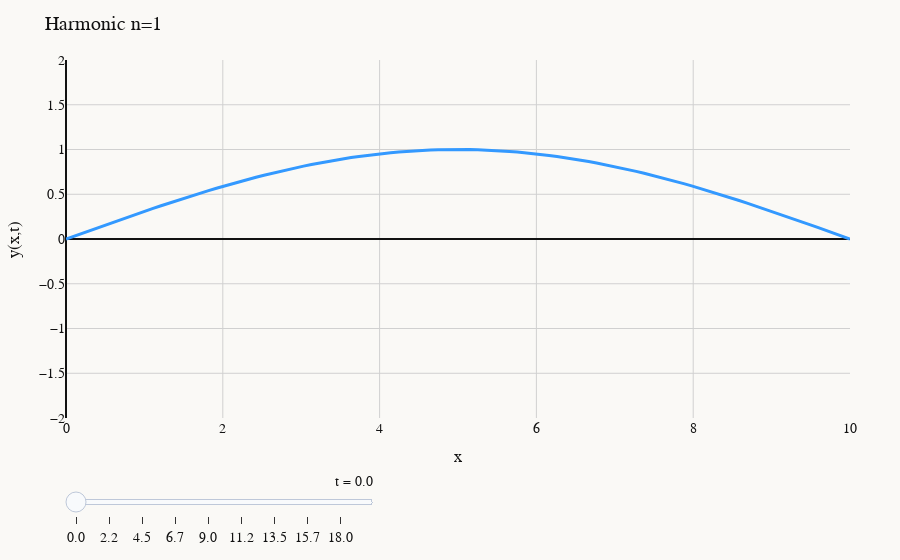
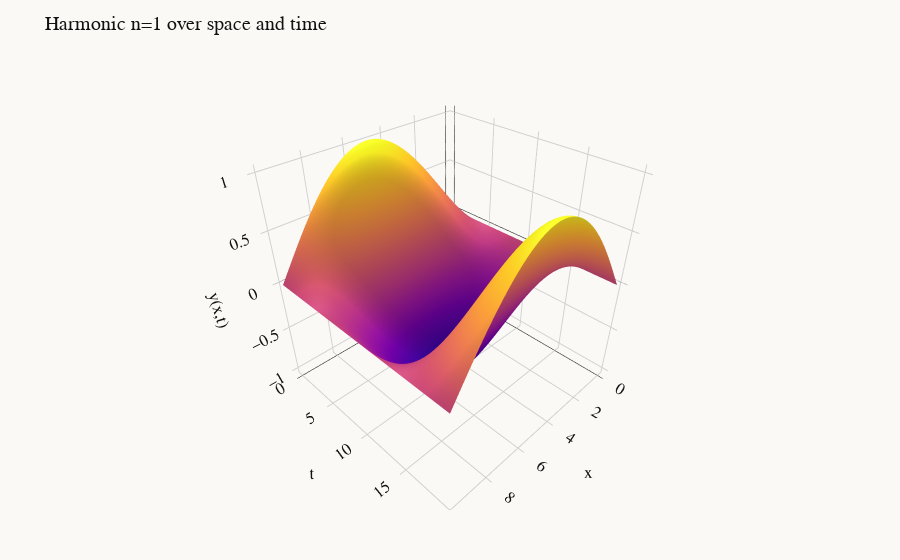

The notebook cell saved with these charts, in order:
### Code cell
def u1(x, t):
    return u(x, t, 1)


x = np.linspace(0, 10, 100)
t = np.linspace(0, 20, 100)
X, T = np.meshgrid(x, t)
Z = u1(X, T)

plot_wave_2d(u1, "Harmonic n=1")
plot_wave_3d(Z, "Harmonic n=1 over space and time")

### Figure 1 — Plotly figure (JSON) as saved in the notebook; plotly's stock layout.template omitted (floating-point values rounded to 4 significant figures)
{"data": [{"line": {"color": "#3399FF", "width": 3}, "mode": "lines", "type": "scatter", "x": [0.0, 0.101, 0.202, 0.303, 0.404, 0.5051, 0.6061, 0.7071, 0.8081, 0.9091, 1.01, 1.111, 1.212, 1.313, 1.414, 1.515, 1.616, 1.717, 1.818, 1.919, 2.02, 2.121, 2.222, 2.323, 2.424, 2.525, 2.626, 2.727, 2.828, 2.929, 3.03, 3.131, 3.232, 3.333, 3.434, 3.535, 3.636, 3.737, 3.838, 3.939, 4.04, 4.141, 4.242, 4.343, 4.444, 4.545, 4.646, 4.747, 4.848, 4.949, 5.051, 5.152, 5.253, 5.354, 5.455, 5.556, 5.657, 5.758, 5.859, 5.96, 6.061, 6.162, 6.263, 6.364, 6.465, 6.566, 6.667, 6.768, 6.869, 6.97, 7.071, 7.172, 7.273, 7.374, 7.475, 7.576, 7.677, 7.778, 7.879, 7.98, 8.081, 8.182, 8.283, 8.384, 8.485, 8.586, 8.687, 8.788, 8.889, 8.99, 9.091, 9.192, 9.293, 9.394, 9.495, 9.596, 9.697, 9.798, 9.899, 10.0], "y": [0.0, 0.03173, 0.06342, 0.09506, 0.1266, 0.158, 0.1893, 0.2203, 0.2511, 0.2817, 0.312, 0.342, 0.3717, 0.4009, 0.4298, 0.4582, 0.4862, 0.5137, 0.5406, 0.5671, 0.5929, 0.6182, 0.6428, 0.6668, 0.6901, 0.7127, 0.7346, 0.7557, 0.7761, 0.7958, 0.8146, 0.8326, 0.8497, 0.866, 0.8815, 0.896, 0.9096, 0.9224, 0.9341, 0.945, 0.9549, 0.9638, 0.9718, 0.9788, 0.9848, 0.9898, 0.9938, 0.9969, 0.9989, 0.9999, 0.9999, 0.9989, 0.9969, 0.9938, 0.9898, 0.9848, 0.9788, 0.9718, 0.9638, 0.9549, 0.945, 0.9341, 0.9224, 0.9096, 0.896, 0.8815, 0.866, 0.8497, 0.8326, 0.8146, 0.7958, 0.7761, 0.7557, 0.7346, 0.7127, 0.6901, 0.6668, 0.6428, 0.6182, 0.5929, 0.5671, 0.5406, 0.5137, 0.4862, 0.4582, 0.4298, 0.4009, 0.3717, 0.342, 0.312, 0.2817, 0.2511, 0.2203, 0.1893, 0.158, 0.1266, 0.09506, 0.06342, 0.03173, 1.225e-16]}], "layout": {"autosize": true, "font": {"color": "#121212", "family": "monospace", "size": 14}, "margin": {"b": 50, "l": 50, "r": 50, "t": 60}, "paper_bgcolor": "#FAF9F6", "plot_bgcolor": "#FAF9F6", "sliders": [{"active": 0, "currentvalue": {"prefix": "t = ", "visible": true, "xanchor": "right"}, "len": 0.4, "minorticklen": 0, "pad": {"b": 10, "t": 50}, "steps": [{"args": [["t=0.00"], {"frame": {"duration": 0, "redraw": true}, "mode": "immediate"}], "label": "0.0", "method": "animate"}, {"args": [["t=0.08"], {"frame": {"duration": 0, "redraw": true}, "mode": "immediate"}], "label": "0.1", "method": "animate"}, {"args": [["t=0.16"], {"frame": {"duration": 0, "redraw": true}, "mode": "immediate"}], "label": "0.2", "method": "animate"}, {"args": [["t=0.24"], {"frame": {"duration": 0, "redraw": true}, "mode": "immediate"}], "label": "0.2", "method": "animate"}, {"args": [["t=0.32"], {"frame": {"duration": 0, "redraw": true}, "mode": "immediate"}], "label": "0.3", "method": "animate"}, {"args": [["t=0.40"], {"frame": {"duration": 0, "redraw": true}, "mode": "immediate"}], "label": "0.4", "method": "animate"}, {"args": [["t=0.48"], {"frame": {"duration": 0, "redraw": true}, "mode": "immediate"}], "label": "0.5", "method": "animate"}, {"args": [["t=0.56"], {"frame": {"duration": 0, "redraw": true}, "mode": "immediate"}], "label": "0.6", "method": "animate"}, {"args": [["t=0.64"], {"frame": {"duration": 0, "redraw": true}, "mode": "immediate"}], "label": "0.6", "method": "animate"}, {"args": [["t=0.72"], {"frame": {"duration": 0, "redraw": true}, "mode": "immediate"}], "label": "0.7", "method": "animate"}, {"args": [["t=0.80"], {"frame": {"duration": 0, "redraw": true}, "mode": "immediate"}], "label": "0.8", "method": "animate"}, {"args": [["t=0.88"], {"frame": {"duration": 0, "redraw": true}, "mode": "immediate"}], "label": "0.9", "method": "animate"}, {"args": [["t=0.96"], {"frame": {"duration": 0, "redraw": true}, "mode": "immediate"}], "label": "1.0", "method": "animate"}, {"args": [["t=1.04"], {"frame": {"duration": 0, "redraw": true}, "mode": "immediate"}], "label": "1.0", "method": "animate"}, {"args": [["t=1.12"], {"frame": {"duration": 0, "redraw": true}, "mode": "immediate"}], "label": "1.1", "method": "animate"}, {"args": [["t=1.20"], {"frame": {"duration": 0, "redraw": true}, "mode": "immediate"}], "label": "1.2", "method": "animate"}, {"args": [["t=1.29"], {"frame": {"duration": 0, "redraw": true}, "mode": "immediate"}], "label": "1.3", "method": "animate"}, {"args": [["t=1.37"], {"frame": {"duration": 0, "redraw": true}, "mode": "immediate"}], "label": "1.4", "method": "animate"}, {"args": [["t=1.45"], {"frame": {"duration": 0, "redraw": true}, "mode": "immediate"}], "label": "1.4", "method": "animate"}, {"args": [["t=1.53"], {"frame": {"duration": 0, "redraw": true}, "mode": "immediate"}], "label": "1.5", "method": "animate"}, {"args": [["t=1.61"], {"frame": {"duration": 0, "redraw": true}, "mode": "immediate"}], "label": "1.6", "method": "animate"}, {"args": [["t=1.69"], {"frame": {"duration": 0, "redraw": true}, "mode": "immediate"}], "label": "1.7", "method": "animate"}, {"args": [["t=1.77"], {"frame": {"duration": 0, "redraw": true}, "mode": "immediate"}], "label": "1.8", "method": "animate"}, {"args": [["t=1.85"], {"frame": {"duration": 0, "redraw": true}, "mode": "immediate"}], "label": "1.8", "method": "animate"}, {"args": [["t=1.93"], {"frame": {"duration": 0, "redraw": true}, "mode": "immediate"}], "label": "1.9", "method": "animate"}, {"args": [["t=2.01"], {"frame": {"duration": 0, "redraw": true}, "mode": "immediate"}], "label": "2.0", "method": "animate"}, {"args": [["t=2.09"], {"frame": {"duration": 0, "redraw": true}, "mode": "immediate"}], "label": "2.1", "method": "animate"}, {"args": [["t=2.17"], {"frame": {"duration": 0, "redraw": true}, "mode": "immediate"}], "label": "2.2", "method": "animate"}, {"args": [["t=2.25"], {"frame": {"duration": 0, "redraw": true}, "mode": "immediate"}], "label": "2.2", "method": "animate"}, {"args": [["t=2.33"], {"frame": {"duration": 0, "redraw": true}, "mode": "immediate"}], "label": "2.3", "method": "animate"}, {"args": [["t=2.41"], {"frame": {"duration": 0, "redraw": true}, "mode": "immediate"}], "label": "2.4", "method": "animate"}, {"args": [["t=2.49"], {"frame": {"duration": 0, "redraw": true}, "mode": "immediate"}], "label": "2.5", "method": "animate"}, {"args": [["t=2.57"], {"frame": {"duration": 0, "redraw": true}, "mode": "immediate"}], "label": "2.6", "method": "animate"}, {"args": [["t=2.65"], {"frame": {"duration": 0, "redraw": true}, "mode": "immediate"}], "label": "2.7", "method": "animate"}, {"args": [["t=2.73"], {"frame": {"duration": 0, "redraw": true}, "mode": "immediate"}], "label": "2.7", "method": "animate"}, {"args": [["t=2.81"], {"frame": {"duration": 0, "redraw": true}, "mode": "immediate"}], "label": "2.8", "method": "animate"}, {"args": [["t=2.89"], {"frame": {"duration": 0, "redraw": true}, "mode": "immediate"}], "label": "2.9", "method": "animate"}, {"args": [["t=2.97"], {"frame": {"duration": 0, "redraw": true}, "mode": "immediate"}], "label": "3.0", "method": "animate"}, {"args": [["t=3.05"], {"frame": {"duration": 0, "redraw": true}, "mode": "immediate"}], "label": "3.1", "method": "animate"}, {"args": [["t=3.13"], {"frame": {"duration": 0, "redraw": true}, "mode": "immediate"}], "label": "3.1", "method": "animate"}, {"args": [["t=3.21"], {"frame": {"duration": 0, "redraw": true}, "mode": "immediate"}], "label": "3.2", "method": "animate"}, {"args": [["t=3.29"], {"frame": {"duration": 0, "redraw": true}, "mode": "immediate"}], "label": "3.3", "method": "animate"}, {"args": [["t=3.37"], {"frame": {"duration": 0, "redraw": true}, "mode": "immediate"}], "label": "3.4", "method": "animate"}, {"args": [["t=3.45"], {"frame": {"duration": 0, "redraw": true}, "mode": "immediate"}], "label": "3.5", "method": "animate"}, {"args": [["t=3.53"], {"frame": {"duration": 0, "redraw": true}, "mode": "immediate"}], "label": "3.5", "method": "animate"}, {"args": [["t=3.61"], {"frame": {"duration": 0, "redraw": true}, "mode": "immediate"}], "label": "3.6", "method": "animate"}, {"args": [["t=3.69"], {"frame": {"duration": 0, "redraw": true}, "mode": "immediate"}], "label": "3.7", "method": "animate"}, {"args": [["t=3.78"], {"frame": {"duration": 0, "redraw": true}, "mode": "immediate"}], "label": "3.8", "method": "animate"}, {"args": [["t=3.86"], {"frame": {"duration": 0, "redraw": true}, "mode": "immediate"}], "label": "3.9", "method": "animate"}, {"args": [["t=3.94"], {"frame": {"duration": 0, "redraw": true}, "mode": "immediate"}], "label": "3.9", "method": "animate"}, {"args": [["t=4.02"], {"frame": {"duration": 0, "redraw": true}, "mode": "immediate"}], "label": "4.0", "method": "animate"}, {"args": [["t=4.10"], {"frame": {"duration": 0, "redraw": true}, "mode": "immediate"}], "label": "4.1", "method": "animate"}, {"args": [["t=4.18"], {"frame": {"duration": 0, "redraw": true}, "mode": "immediate"}], "label": "4.2", "method": "animate"}, {"args": [["t=4.26"], {"frame": {"duration": 0, "redraw": true}, "mode": "immediate"}], "label": "4.3", "method": "animate"}, {"args": [["t=4.34"], {"frame": {"duration": 0, "redraw": true}, "mode": "immediate"}], "label": "4.3", "method": "animate"}, {"args": [["t=4.42"], {"frame": {"duration": 0, "redraw": true}, "mode": "immediate"}], "label": "4.4", "method": "animate"}, {"args": [["t=4.50"], {"frame": {"duration": 0, "redraw": true}, "mode": "immediate"}], "label": "4.5", "method": "animate"}, {"args": [["t=4.58"], {"frame": {"duration": 0, "redraw": true}, "mode": "immediate"}], "label": "4.6", "method": "animate"}, {"args": [["t=4.66"], {"frame": {"duration": 0, "redraw": true}, "mode": "immediate"}], "label": "4.7", "method": "animate"}, {"args": [["t=4.74"], {"frame": {"duration": 0, "redraw": true}, "mode": "immediate"}], "label": "4.7", "method": "animate"}, {"args": [["t=4.82"], {"frame": {"duration": 0, "redraw": true}, "mode": "immediate"}], "label": "4.8", "method": "animate"}, {"args": [["t=4.90"], {"frame": {"duration": 0, "redraw": true}, "mode": "immediate"}], "label": "4.9", "method": "animate"}, {"args": [["t=4.98"], {"frame": {"duration": 0, "redraw": true}, "mode": "immediate"}], "label": "5.0", "method": "animate"}, {"args": [["t=5.06"], {"frame": {"duration": 0, "redraw": true}, "mode": "immediate"}], "label": "5.1", "method": "animate"}, {"args": [["t=5.14"], {"frame": {"duration": 0, "redraw": true}, "mode": "immediate"}], "label": "5.1", "method": "animate"}, {"args": [["t=5.22"], {"frame": {"duration": 0, "redraw": true}, "mode": "immediate"}], "label": "5.2", "method": "animate"}, {"args": [["t=5.30"], {"frame": {"duration": 0, "redraw": true}, "mode": "immediate"}], "label": "5.3", "method": "animate"}, {"args": [["t=5.38"], {"frame": {"duration": 0, "redraw": true}, "mode": "immediate"}], "label": "5.4", "method": "animate"}, {"args": [["t=5.46"], {"frame": {"duration": 0, "redraw": true}, "mode": "immediate"}], "label": "5.5", "method": "animate"}, {"args": [["t=5.54"], {"frame": {"duration": 0, "redraw": true}, "mode": "immediate"}], "label": "5.5", "method": "animate"}, {"args": [["t=5.62"], {"frame": {"duration": 0, "redraw": true}, "mode": "immediate"}], "label": "5.6", "method": "animate"}, {"args": [["t=5.70"], {"frame": {"duration": 0, "redraw": true}, "mode": "immediate"}], "label": "5.7", "method": "animate"}, {"args": [["t=5.78"], {"frame": {"duration": 0, "redraw": true}, "mode": "immediate"}], "label": "5.8", "method": "animate"}, {"args": [["t=5.86"], {"frame": {"duration": 0, "redraw": true}, "mode": "immediate"}], "label": "5.9", "method": "animate"}, {"args": [["t=5.94"], {"frame": {"duration": 0, "redraw": true}, "mode": "immediate"}], "label": "5.9", "method": "animate"}, {"args": [["t=6.02"], {"frame": {"duration": 0, "redraw": true}, "mode": "immediate"}], "label": "6.0", "method": "animate"}, {"args": [["t=6.10"], {"frame": {"duration": 0, "redraw": true}, "mode": "immediate"}], "label": "6.1", "method": "animate"}, {"args": [["t=6.18"], {"frame": {"duration": 0, "redraw": true}, "mode": "immediate"}], "label": "6.2", "method": "animate"}, {"args": [["t=6.27"], {"frame": {"duration": 0, "redraw": true}, "mode": "immediate"}], "label": "6.3", "method": "animate"}, {"args": [["t=6.35"], {"frame": {"duration": 0, "redraw": true}, "mode": "immediate"}], "label": "6.3", "method": "animate"}, {"args": [["t=6.43"], {"frame": {"duration": 0, "redraw": true}, "mode": "immediate"}], "label": "6.4", "method": "animate"}, {"args": [["t=6.51"], {"frame": {"duration": 0, "redraw": true}, "mode": "immediate"}], "label": "6.5", "method": "animate"}, {"args": [["t=6.59"], {"frame": {"duration": 0, "redraw": true}, "mode": "immediate"}], "label": "6.6", "method": "animate"}, {"args": [["t=6.67"], {"frame": {"duration": 0, "redraw": true}, "mode": "immediate"}], "label": "6.7", "method": "animate"}, {"args": [["t=6.75"], {"frame": {"duration": 0, "redraw": true}, "mode": "immediate"}], "label": "6.7", "method": "animate"}, {"args": [["t=6.83"], {"frame": {"duration": 0, "redraw": true}, "mode": "immediate"}], "label": "6.8", "method": "animate"}, {"args": [["t=6.91"], {"frame": {"duration": 0, "redraw": true}, "mode": "immediate"}], "label": "6.9", "method": "animate"}, {"args": [["t=6.99"], {"frame": {"duration": 0, "redraw": true}, "mode": "immediate"}], "label": "7.0", "method": "animate"}, {"args": [["t=7.07"], {"frame": {"duration": 0, "redraw": true}, "mode": "immediate"}], "label": "7.1", "method": "animate"}, {"args": [["t=7.15"], {"frame": {"duration": 0, "redraw": true}, "mode": "immediate"}], "label": "7.1", "method": "animate"}, {"args": [["t=7.23"], {"frame": {"duration": 0, "redraw": true}, "mode": "immediate"}], "label": "7.2", "method": "animate"}, {"args": [["t=7.31"], {"frame": {"duration": 0, "redraw": true}, "mode": "immediate"}], "label": "7.3", "method": "animate"}, {"args": [["t=7.39"], {"frame": {"duration": 0, "redraw": true}, "mode": "immediate"}], "label": "7.4", "method": "animate"}, {"args": [["t=7.47"], {"frame": {"duration": 0, "redraw": true}, "mode": "immediate"}], "label": "7.5", "method": "animate"}, {"args": [["t=7.55"], {"frame": {"duration": 0, "redraw": true}, "mode": "immediate"}], "label": "7.6", "method": "animate"}, {"args": [["t=7.63"], {"frame": {"duration": 0, "redraw": true}, "mode": "immediate"}], "label": "7.6", "method": "animate"}, {"args": [["t=7.71"], {"frame": {"duration": 0, "redraw": true}, "mode": "immediate"}], "label": "7.7", "method": "animate"}, {"args": [["t=7.79"], {"frame": {"duration": 0, "redraw": true}, "mode": "immediate"}], "label": "7.8", "method": "animate"}, {"args": [["t=7.87"], {"frame": {"duration": 0, "redraw": true}, "mode": "immediate"}], "label": "7.9", "method": "animate"}, {"args": [["t=7.95"], {"frame": {"duration": 0, "redraw": true}, "mode": "immediate"}], "label": "8.0", "method": "animate"}, {"args": [["t=8.03"], {"frame": {"duration": 0, "redraw": true}, "mode": "immediate"}], "label": "8.0", "method": "animate"}, {"args": [["t=8.11"], {"frame": {"duration": 0, "redraw": true}, "mode": "immediate"}], "label": "8.1", "method": "animate"}, {"args": [["t=8.19"], {"frame": {"duration": 0, "redraw": true}, "mode": "immediate"}], "label": "8.2", "method": "animate"}, {"args": [["t=8.27"], {"frame": {"duration": 0, "redraw": true}, "mode": "immediate"}], "label": "8.3", "method": "animate"}, {"args": [["t=8.35"], {"frame": {"duration": 0, "redraw": true}, "mode": "immediate"}], "label": "8.4", "method": "animate"}, {"args": [["t=8.43"], {"frame": {"duration": 0, "redraw": true}, "mode": "immediate"}], "label": "8.4", "method": "animate"}, {"args": [["t=8.51"], {"frame": {"duration": 0, "redraw": true}, "mode": "immediate"}], "label": "8.5", "method": "animate"}, {"args": [["t=8.59"], {"frame": {"duration": 0, "redraw": true}, "mode": "immediate"}], "label": "8.6", "method": "animate"}, {"args": [["t=8.67"], {"frame": {"duration": 0, "redraw": true}, "mode": "immediate"}], "label": "8.7", "method": "animate"}, {"args": [["t=8.76"], {"frame": {"duration": 0, "redraw": true}, "mode": "immediate"}], "label": "8.8", "method": "animate"}, {"args": [["t=8.84"], {"frame": {"duration": 0, "redraw": true}, "mode": "immediate"}], "label": "8.8", "method": "animate"}, {"args": [["t=8.92"], {"frame": {"duration": 0, "redraw": true}, "mode": "immediate"}], "label": "8.9", "method": "animate"}, {"args": [["t=9.00"], {"frame": {"duration": 0, "redraw": true}, "mode": "immediate"}], "label": "9.0", "method": "animate"}, {"args": [["t=9.08"], {"frame": {"duration": 0, "redraw": true}, "mode": "immediate"}], "label": "9.1", "method": "animate"}, {"args": [["t=9.16"], {"frame": {"duration": 0, "redraw": true}, "mode": "immediate"}], "label": "9.2", "method": "animate"}, {"args": [["t=9.24"], {"frame": {"duration": 0, "redraw": true}, "mode": "immediate"}], "label": "9.2", "method": "animate"}, {"args": [["t=9.32"], {"frame": {"duration": 0, "redraw": true}, "mode": "immediate"}], "label": "9.3", "method": "animate"}, {"args": [["t=9.40"], {"frame": {"duration": 0, "redraw": true}, "mode": "immediate"}], "label": "9.4", "method": "animate"}, {"args": [["t=9.48"], {"frame": {"duration": 0, "redraw": true}, "mode": "immediate"}], "label": "9.5", "method": "animate"}, {"args": [["t=9.56"], {"frame": {"duration": 0, "redraw": true}, "mode": "immediate"}], "label": "9.6", "method": "animate"}, {"args": [["t=9.64"], {"frame": {"duration": 0, "redraw": true}, "mode": "immediate"}], "label": "9.6", "method": "animate"}, {"args": [["t=9.72"], {"frame": {"duration": 0, "redraw": true}, "mode": "immediate"}], "label": "9.7", "method": "animate"}, {"args": [["t=9.80"], {"frame": {"duration": 0, "redraw": true}, "mode": "immediate"}], "label": "9.8", "method": "animate"}, {"args": [["t=9.88"], {"frame": {"duration": 0, "redraw": true}, "mode": "immediate"}], "label": "9.9", "method": "animate"}, {"args": [["t=9.96"], {"frame": {"duration": 0, "redraw": true}, "mode": "immediate"}], "label": "10.0", "method": "animate"}, {"args": [["t=10.04"], {"frame": {"duration": 0, "redraw": true}, "mode": "immediate"}], "label": "10.0", "method": "animate"}, {"args": [["t=10.12"], {"frame": {"duration": 0, "redraw": true}, "mode": "immediate"}], "label": "10.1", "method": "animate"}, {"args": [["t=10.20"], {"frame": {"duration": 0, "redraw": true}, "mode": "immediate"}], "label": "10.2", "method": "animate"}, {"args": [["t=10.28"], {"frame": {"duration": 0, "redraw": true}, "mode": "immediate"}], "label": "10.3", "method": "animate"}, {"args": [["t=10.36"], {"frame": {"duration": 0, "redraw": true}, "mode": "immediate"}], "label": "10.4", "method": "animate"}, {"args": [["t=10.44"], {"frame": {"duration": 0, "redraw": true}, "mode": "immediate"}], "label": "10.4", "method": "animate"}, {"args": [["t=10.52"], {"frame": {"duration": 0, "redraw": true}, "mode": "immediate"}], "label": "10.5", "method": "animate"}, {"args": [["t=10.60"], {"frame": {"duration": 0, "redraw": true}, "mode": "immediate"}], "label": "10.6", "method": "animate"}, {"args": [["t=10.68"], {"frame": {"duration": 0, "redraw": true}, "mode": "immediate"}], "label": "10.7", "method": "animate"}, {"args": [["t=10.76"], {"frame": {"duration": 0, "redraw": true}, "mode": "immediate"}], "label": "10.8", "method": "animate"}, {"args": [["t=10.84"], {"frame": {"duration": 0, "redraw": true}, "mode": "immediate"}], "label": "10.8", "method": "animate"}, {"args": [["t=10.92"], {"frame": {"duration": 0, "redraw": true}, "mode": "immediate"}], "label": "10.9", "method": "animate"}, {"args": [["t=11.00"], {"frame": {"duration": 0, "redraw": true}, "mode": "immediate"}], "label": "11.0", "method": "animate"}, {"args": [["t=11.08"], {"frame": {"duration": 0, "redraw": true}, "mode": "immediate"}], "label": "11.1", "method": "animate"}, {"args": [["t=11.16"], {"frame": {"duration": 0, "redraw": true}, "mode": "immediate"}], "label": "11.2", "method": "animate"}, {"args": [["t=11.24"], {"frame": {"duration": 0, "redraw": true}, "mode": "immediate"}], "label": "11.2", "method": "animate"}, {"args": [["t=11.33"], {"frame": {"duration": 0, "redraw": true}, "mode": "immediate"}], "label": "11.3", "method": "animate"}, {"args": [["t=11.41"], {"frame": {"duration": 0, "redraw": true}, "mode": "immediate"}], "label": "11.4", "method": "animate"}, {"args": [["t=11.49"], {"frame": {"duration": 0, "redraw": true}, "mode": "immediate"}], "label": "11.5", "method": "animate"}, {"args": [["t=11.57"], {"frame": {"duration": 0, "redraw": true}, "mode": "immediate"}], "label": "11.6", "method": "animate"}, {"args": [["t=11.65"], {"frame": {"duration": 0, "redraw": true}, "mode": "immediate"}], "label": "11.6", "method": "animate"}, {"args": [["t=11.73"], {"frame": {"duration": 0, "redraw": true}, "mode": "immediate"}], "label": "11.7", "method": "animate"}, {"args": [["t=11.81"], {"frame": {"duration": 0, "redraw": true}, "mode": "immediate"}], "label": "11.8", "method": "animate"}, {"args": [["t=11.89"], {"frame": {"duration": 0, "redraw": true}, "mode": "immediate"}], "label": "11.9", "method": "animate"}, {"args": [["t=11.97"], {"frame": {"duration": 0, "redraw": true}, "mode": "immediate"}], "label": "12.0", "method": "animate"}, {"args": [["t=12.05"], {"frame": {"duration": 0, "redraw": true}, "mode": "immediate"}], "label": "12.0", "method": "animate"}, {"args": [["t=12.13"], {"frame": {"duration": 0, "redraw": true}, "mode": "immediate"}], "label": "12.1", "method": "animate"}, {"args": [["t=12.21"], {"frame": {"duration": 0, "redraw": true}, "mode": "immediate"}], "label": "12.2", "method": "animate"}, {"args": [["t=12.29"], {"frame": {"duration": 0, "redraw": true}, "mode": "immediate"}], "label": "12.3", "method": "animate"}, {"args": [["t=12.37"], {"frame": {"duration": 0, "redraw": true}, "mode": "immediate"}], "label": "12.4", "method": "animate"}, {"args": [["t=12.45"], {"frame": {"duration": 0, "redraw": true}, "mode": "immediate"}], "label": "12.4", "method": "animate"}, {"args": [["t=12.53"], {"frame": {"duration": 0, "redraw": true}, "mode": "immediate"}], "label": "12.5", "method": "animate"}, {"args": [["t=12.61"], {"frame": {"duration": 0, "redraw": true}, "mode": "immediate"}], "label": "12.6", "method": "animate"}, {"args": [["t=12.69"], {"frame": {"duration": 0, "redraw": true}, "mode": "immediate"}], "label": "12.7", "method": "animate"}, {"args": [["t=12.77"], {"frame": {"duration": 0, "redraw": true}, "mode": "immediate"}], "label": "12.8", "method": "animate"}, {"args": [["t=12.85"], {"frame": {"duration": 0, "redraw": true}, "mode": "immediate"}], "label": "12.9", "method": "animate"}, {"args": [["t=12.93"], {"frame": {"duration": 0, "redraw": true}, "mode": "immediate"}], "label": "12.9", "method": "animate"}, {"args": [["t=13.01"], {"frame": {"duration": 0, "redraw": true}, "mode": "immediate"}], "label": "13.0", "method": "animate"}, {"args": [["t=13.09"], {"frame": {"duration": 0, "redraw": true}, "mode": "immediate"}], "label": "13.1", "method": "animate"}, {"args": [["t=13.17"], {"frame": {"duration": 0, "redraw": true}, "mode": "immediate"}], "label": "13.2", "method": "animate"}, {"args": [["t=13.25"], {"frame": {"duration": 0, "redraw": true}, "mode": "immediate"}], "label": "13.3", "method": "animate"}, {"args": [["t=13.33"], {"frame": {"duration": 0, "redraw": true}, "mode": "immediate"}], "label": "13.3", "method": "animate"}, {"args": [["t=13.41"], {"frame": {"duration": 0, "redraw": true}, "mode": "immediate"}], "label": "13.4", "method": "animate"}, {"args": [["t=13.49"], {"frame": {"duration": 0, "redraw": true}, "mode": "immediate"}], "label": "13.5", "method": "animate"}, {"args": [["t=13.57"], {"frame": {"duration": 0, "redraw": true}, "mode": "immediate"}], "label": "13.6", "method": "animate"}, {"args": [["t=13.65"], {"frame": {"duration": 0, "redraw": true}, "mode": "immediate"}], "label": "13.7", "method": "animate"}, {"args": [["t=13.73"], {"frame": {"duration": 0, "redraw": true}, "mode": "immediate"}], "label": "13.7", "method": "animate"}, {"args": [["t=13.82"], {"frame": {"duration": 0, "redraw": true}, "mode": "immediate"}], "label": "13.8", "method": "animate"}, {"args": [["t=13.90"], {"frame": {"duration": 0, "redraw": true}, "mode": "immediate"}], "label": "13.9", "method": "animate"}, {"args": [["t=13.98"], {"frame": {"duration": 0, "redraw": true}, "mode": "immediate"}], "label": "14.0", "method": "animate"}, {"args": [["t=14.06"], {"frame": {"duration": 0, "redraw": true}, "mode": "immediate"}], "label": "14.1", "method": "animate"}, {"args": [["t=14.14"], {"frame": {"duration": 0, "redraw": true}, "mode": "immediate"}], "label": "14.1", "method": "animate"}, {"args": [["t=14.22"], {"frame": {"duration": 0, "redraw": true}, "mode": "immediate"}], "label": "14.2", "method": "animate"}, {"args": [["t=14.30"], {"frame": {"duration": 0, "redraw": true}, "mode": "immediate"}], "label": "14.3", "method": "animate"}, {"args": [["t=14.38"], {"frame": {"duration": 0, "redraw": true}, "mode": "immediate"}], "label": "14.4", "method": "animate"}, {"args": [["t=14.46"], {"frame": {"duration": 0, "redraw": true}, "mode": "immediate"}], "label": "14.5", "method": "animate"}, {"args": [["t=14.54"], {"frame": {"duration": 0, "redraw": true}, "mode": "immediate"}], "label": "14.5", "method": "animate"}, {"args": [["t=14.62"], {"frame": {"duration": 0, "redraw": true}, "mode": "immediate"}], "label": "14.6", "method": "animate"}, {"args": [["t=14.70"], {"frame": {"duration": 0, "redraw": true}, "mode": "immediate"}], "label": "14.7", "method": "animate"}, {"args": [["t=14.78"], {"frame": {"duration": 0, "redraw": true}, "mode": "immediate"}], "label": "14.8", "method": "animate"}, {"args": [["t=14.86"], {"frame": {"duration": 0, "redraw": true}, "mode": "immediate"}], "label": "14.9", "method": "animate"}, {"args": [["t=14.94"], {"frame": {"duration": 0, "redraw": true}, "mode": "immediate"}], "label": "14.9", "method": "animate"}, {"args": [["t=15.02"], {"frame": {"duration": 0, "redraw": true}, "mode": "immediate"}], "label": "15.0", "method": "animate"}, {"args": [["t=15.10"], {"frame": {"duration": 0, "redraw": true}, "mode": "immediate"}], "label": "15.1", "method": "animate"}, {"args": [["t=15.18"], {"frame": {"duration": 0, "redraw": true}, "mode": "immediate"}], "label": "15.2", "method": "animate"}, {"args": [["t=15.26"], {"frame": {"duration": 0, "redraw": true}, "mode": "immediate"}], "label": "15.3", "method": "animate"}, {"args": [["t=15.34"], {"frame": {"duration": 0, "redraw": true}, "mode": "immediate"}], "label": "15.3", "method": "animate"}, {"args": [["t=15.42"], {"frame": {"duration": 0, "redraw": true}, "mode": "immediate"}], "label": "15.4", "method": "animate"}, {"args": [["t=15.50"], {"frame": {"duration": 0, "redraw": true}, "mode": "immediate"}], "label": "15.5", "method": "animate"}, {"args": [["t=15.58"], {"frame": {"duration": 0, "redraw": true}, "mode": "immediate"}], "label": "15.6", "method": "animate"}, {"args": [["t=15.66"], {"frame": {"duration": 0, "redraw": true}, "mode": "immediate"}], "label": "15.7", "method": "animate"}, {"args": [["t=15.74"], {"frame": {"duration": 0, "redraw": true}, "mode": "immediate"}], "label": "15.7", "method": "animate"}, {"args": [["t=15.82"], {"frame": {"duration": 0, "redraw": true}, "mode": "immediate"}], "label": "15.8", "method": "animate"}, {"args": [["t=15.90"], {"frame": {"duration": 0, "redraw": true}, "mode": "immediate"}], "label": "15.9", "method": "animate"}, {"args": [["t=15.98"], {"frame": {"duration": 0, "redraw": true}, "mode": "immediate"}], "label": "16.0", "method": "animate"}, {"args": [["t=16.06"], {"frame": {"duration": 0, "redraw": true}, "mode": "immediate"}], "label": "16.1", "method": "animate"}, {"args": [["t=16.14"], {"frame": {"duration": 0, "redraw": true}, "mode": "immediate"}], "label": "16.1", "method": "animate"}, {"args": [["t=16.22"], {"frame": {"duration": 0, "redraw": true}, "mode": "immediate"}], "label": "16.2", "method": "animate"}, {"args": [["t=16.31"], {"frame": {"duration": 0, "redraw": true}, "mode": "immediate"}], "label": "16.3", "method": "animate"}, {"args": [["t=16.39"], {"frame": {"duration": 0, "redraw": true}, "mode": "immediate"}], "label": "16.4", "method": "animate"}, {"args": [["t=16.47"], {"frame": {"duration": 0, "redraw": true}, "mode": "immediate"}], "label": "16.5", "method": "animate"}, {"args": [["t=16.55"], {"frame": {"duration": 0, "redraw": true}, "mode": "immediate"}], "label": "16.5", "method": "animate"}, {"args": [["t=16.63"], {"frame": {"duration": 0, "redraw": true}, "mode": "immediate"}], "label": "16.6", "method": "animate"}, {"args": [["t=16.71"], {"frame": {"duration": 0, "redraw": true}, "mode": "immediate"}], "label": "16.7", "method": "animate"}, {"args": [["t=16.79"], {"frame": {"duration": 0, "redraw": true}, "mode": "immediate"}], "label": "16.8", "method": "animate"}, {"args": [["t=16.87"], {"frame": {"duration": 0, "redraw": true}, "mode": "immediate"}], "label": "16.9", "method": "animate"}, {"args": [["t=16.95"], {"frame": {"duration": 0, "redraw": true}, "mode": "immediate"}], "label": "16.9", "method": "animate"}, {"args": [["t=17.03"], {"frame": {"duration": 0, "redraw": true}, "mode": "immediate"}], "label": "17.0", "method": "animate"}, {"args": [["t=17.11"], {"frame": {"duration": 0, "redraw": true}, "mode": "immediate"}], "label": "17.1", "method": "animate"}, {"args": [["t=17.19"], {"frame": {"duration": 0, "redraw": true}, "mode": "immediate"}], "label": "17.2", "method": "animate"}, {"args": [["t=17.27"], {"frame": {"duration": 0, "redraw": true}, "mode": "immediate"}], "label": "17.3", "method": "animate"}, {"args": [["t=17.35"], {"frame": {"duration": 0, "redraw": true}, "mode": "immediate"}], "label": "17.3", "method": "animate"}, {"args": [["t=17.43"], {"frame": {"duration": 0, "redraw": true}, "mode": "immediate"}], "label": "17.4", "method": "animate"}, {"args": [["t=17.51"], {"frame": {"duration": 0, "redraw": true}, "mode": "immediate"}], "label": "17.5", "method": "animate"}, {"args": [["t=17.59"], {"frame": {"duration": 0, "redraw": true}, "mode": "immediate"}], "label": "17.6", "method": "animate"}, {"args": [["t=17.67"], {"frame": {"duration": 0, "redraw": true}, "mode": "immediate"}], "label": "17.7", "method": "animate"}, {"args": [["t=17.75"], {"frame": {"duration": 0, "redraw": true}, "mode": "immediate"}], "label": "17.8", "method": "animate"}, {"args": [["t=17.83"], {"frame": {"duration": 0, "redraw": true}, "mode": "immediate"}], "label": "17.8", "method": "animate"}, {"args": [["t=17.91"], {"frame": {"duration": 0, "redraw": true}, "mode": "immediate"}], "label": "17.9", "method": "animate"}, {"args": [["t=17.99"], {"frame": {"duration": 0, "redraw": true}, "mode": "immediate"}], "label": "18.0", "method": "animate"}, {"args": [["t=18.07"], {"frame": {"duration": 0, "redraw": true}, "mode": "immediate"}], "label": "18.1", "method": "animate"}, {"args": [["t=18.15"], {"frame": {"duration": 0, "redraw": true}, "mode": "immediate"}], "label": "18.2", "method": "animate"}, {"args": [["t=18.23"], {"frame": {"duration": 0, "redraw": true}, "mode": "immediate"}], "label": "18.2", "method": "animate"}, {"args": [["t=18.31"], {"frame": {"duration": 0, "redraw": true}, "mode": "immediate"}], "label": "18.3", "method": "animate"}, {"args": [["t=18.39"], {"frame": {"duration": 0, "redraw": true}, "mode": "immediate"}], "label": "18.4", "method": "animate"}, {"args": [["t=18.47"], {"frame": {"duration": 0, "redraw": true}, "mode": "immediate"}], "label": "18.5", "method": "animate"}, {"args": [["t=18.55"], {"frame": {"duration": 0, "redraw": true}, "mode": "immediate"}], "label": "18.6", "method": "animate"}, {"args": [["t=18.63"], {"frame": {"duration": 0, "redraw": true}, "mode": "immediate"}], "label": "18.6", "method": "animate"}, {"args": [["t=18.71"], {"frame": {"duration": 0, "redraw": true}, "mode": "immediate"}], "label": "18.7", "method": "animate"}, {"args": [["t=18.80"], {"frame": {"duration": 0, "redraw": true}, "mode": "immediate"}], "label": "18.8", "method": "animate"}, {"args": [["t=18.88"], {"frame": {"duration": 0, "redraw": true}, "mode": "immediate"}], "label": "18.9", "method": "animate"}, {"args": [["t=18.96"], {"frame": {"duration": 0, "redraw": true}, "mode": "immediate"}], "label": "19.0", "method": "animate"}, {"args": [["t=19.04"], {"frame": {"duration": 0, "redraw": true}, "mode": "immediate"}], "label": "19.0", "method": "animate"}, {"args": [["t=19.12"], {"frame": {"duration": 0, "redraw": true}, "mode": "immediate"}], "label": "19.1", "method": "animate"}, {"args": [["t=19.20"], {"frame": {"duration": 0, "redraw": true}, "mode": "immediate"}], "label": "19.2", "method": "animate"}, {"args": [["t=19.28"], {"frame": {"duration": 0, "redraw": true}, "mode": "immediate"}], "label": "19.3", "method": "animate"}, {"args": [["t=19.36"], {"frame": {"duration": 0, "redraw": true}, "mode": "immediate"}], "label": "19.4", "method": "animate"}, {"args": [["t=19.44"], {"frame": {"duration": 0, "redraw": true}, "mode": "immediate"}], "label": "19.4", "method": "animate"}, {"args": [["t=19.52"], {"frame": {"duration": 0, "redraw": true}, "mode": "immediate"}], "label": "19.5", "method": "animate"}, {"args": [["t=19.60"], {"frame": {"duration": 0, "redraw": true}, "mode": "immediate"}], "label": "19.6", "method": "animate"}, {"args": [["t=19.68"], {"frame": {"duration": 0, "redraw": true}, "mode": "immediate"}], "label": "19.7", "method": "animate"}, {"args": [["t=19.76"], {"frame": {"duration": 0, "redraw": true}, "mode": "immediate"}], "label": "19.8", "method": "animate"}, {"args": [["t=19.84"], {"frame": {"duration": 0, "redraw": true}, "mode": "immediate"}], "label": "19.8", "method": "animate"}, {"args": [["t=19.92"], {"frame": {"duration": 0, "redraw": true}, "mode": "immediate"}], "label": "19.9", "method": "animate"}, {"args": [["t=20.00"], {"frame": {"duration": 0, "redraw": true}, "mode": "immediate"}], "label": "20.0", "method": "animate"}], "x": 0, "xanchor": "left", "y": 0, "yanchor": "top"}], "title": {"text": "Harmonic n=1"}, "xaxis": {"gridcolor": "#D0D0D0", "title": {"text": "x"}, "zerolinecolor": "#121212"}, "yaxis": {"gridcolor": "#D0D0D0", "range": [-2, 2], "title": {"text": "y(x,t)"}, "zerolinecolor": "#121212"}}}

### Figure 2 — Plotly figure (JSON) as saved in the notebook; plotly's stock layout.template omitted (floating-point values rounded to 4 significant figures; data arrays with more than 128 entries replaced by an {"elided": "..."} marker saying what was removed)
{"data": [{"colorscale": [[0, "#0d0887"], [0.1111, "#46039f"], [0.2222, "#7201a8"], [0.3333, "#9c179e"], [0.4444, "#bd3786"], [0.5556, "#d8576b"], [0.6667, "#ed7953"], [0.7778, "#fb9f3a"], [0.8889, "#fdca26"], [1, "#f0f921"]], "showscale": false, "type": "surface", "x": {"elided": "100x100 float values"}, "y": {"elided": "100x100 float values"}, "z": {"elided": "100x100 float values"}}], "layout": {"autosize": true, "font": {"color": "#121212", "family": "monospace", "size": 14}, "margin": {"b": 50, "l": 50, "r": 50, "t": 60}, "paper_bgcolor": "#FAF9F6", "scene": {"bgcolor": "#FAF9F6", "xaxis": {"backgroundcolor": "#FAF9F6", "gridcolor": "#D0D0D0", "title": {"text": "x"}, "zerolinecolor": "#121212"}, "yaxis": {"backgroundcolor": "#FAF9F6", "gridcolor": "#D0D0D0", "title": {"text": "t"}, "zerolinecolor": "#121212"}, "zaxis": {"backgroundcolor": "#FAF9F6", "gridcolor": "#D0D0D0", "title": {"text": "y(x,t)"}, "zerolinecolor": "#121212"}}, "title": {"text": "Harmonic n=1 over space and time"}}}
